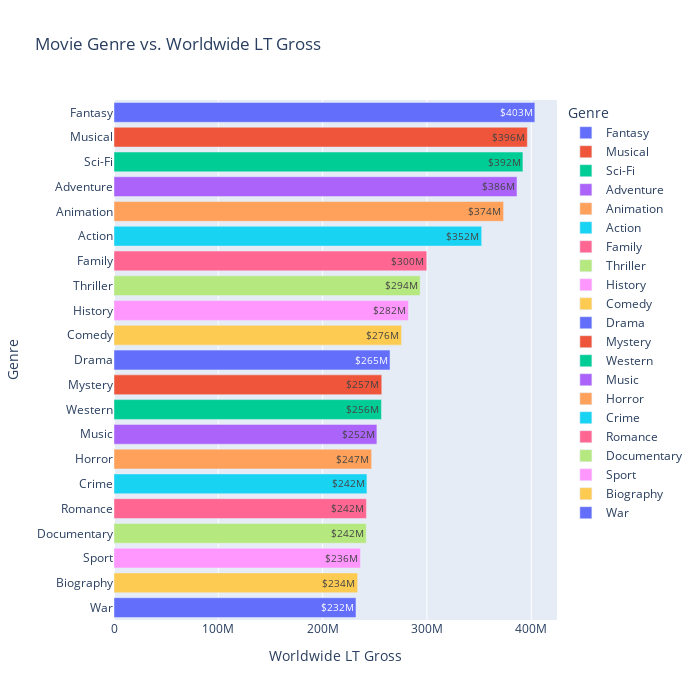

The notebook cell this image was saved under:
### Code cell
# plotting bar graph with reference to genre
fig = px.bar(gen_df,width=700,height=700,x='Worldwide LT Gross',y=gen_df.index,title='Movie Genre vs. Worldwide LT Gross',text='Label',color=gen_df.index)
fig.show()

### Figure 1 — Plotly figure (JSON) as saved in the notebook; plotly's stock layout.template omitted (floating-point values rounded to 4 significant figures)
{"data": [{"alignmentgroup": "True", "hovertemplate": "Genre=%{y}<br>Worldwide LT Gross=%{x}<br>Label=%{text}<extra></extra>", "legendgroup": "Fantasy", "marker": {"color": "#636efa", "pattern": {"shape": ""}}, "name": "Fantasy", "offsetgroup": "Fantasy", "orientation": "h", "showlegend": true, "text": ["$403M"], "textposition": "auto", "type": "bar", "x": [403449830], "xaxis": "x", "y": ["Fantasy"], "yaxis": "y"}, {"alignmentgroup": "True", "hovertemplate": "Genre=%{y}<br>Worldwide LT Gross=%{x}<br>Label=%{text}<extra></extra>", "legendgroup": "Musical", "marker": {"color": "#EF553B", "pattern": {"shape": ""}}, "name": "Musical", "offsetgroup": "Musical", "orientation": "h", "showlegend": true, "text": ["$396M"], "textposition": "auto", "type": "bar", "x": [396271103], "xaxis": "x", "y": ["Musical"], "yaxis": "y"}, {"alignmentgroup": "True", "hovertemplate": "Genre=%{y}<br>Worldwide LT Gross=%{x}<br>Label=%{text}<extra></extra>", "legendgroup": "Sci-Fi", "marker": {"color": "#00cc96", "pattern": {"shape": ""}}, "name": "Sci-Fi", "offsetgroup": "Sci-Fi", "orientation": "h", "showlegend": true, "text": ["$392M"], "textposition": "auto", "type": "bar", "x": [392000000.0], "xaxis": "x", "y": ["Sci-Fi"], "yaxis": "y"}, {"alignmentgroup": "True", "hovertemplate": "Genre=%{y}<br>Worldwide LT Gross=%{x}<br>Label=%{text}<extra></extra>", "legendgroup": "Adventure", "marker": {"color": "#ab63fa", "pattern": {"shape": ""}}, "name": "Adventure", "offsetgroup": "Adventure", "orientation": "h", "showlegend": true, "text": ["$386M"], "textposition": "auto", "type": "bar", "x": [386300000.0], "xaxis": "x", "y": ["Adventure"], "yaxis": "y"}, {"alignmentgroup": "True", "hovertemplate": "Genre=%{y}<br>Worldwide LT Gross=%{x}<br>Label=%{text}<extra></extra>", "legendgroup": "Animation", "marker": {"color": "#FFA15A", "pattern": {"shape": ""}}, "name": "Animation", "offsetgroup": "Animation", "orientation": "h", "showlegend": true, "text": ["$374M"], "textposition": "auto", "type": "bar", "x": [373515621], "xaxis": "x", "y": ["Animation"], "yaxis": "y"}, {"alignmentgroup": "True", "hovertemplate": "Genre=%{y}<br>Worldwide LT Gross=%{x}<br>Label=%{text}<extra></extra>", "legendgroup": "Action", "marker": {"color": "#19d3f3", "pattern": {"shape": ""}}, "name": "Action", "offsetgroup": "Action", "orientation": "h", "showlegend": true, "text": ["$352M"], "textposition": "auto", "type": "bar", "x": [352500000.0], "xaxis": "x", "y": ["Action"], "yaxis": "y"}, {"alignmentgroup": "True", "hovertemplate": "Genre=%{y}<br>Worldwide LT Gross=%{x}<br>Label=%{text}<extra></extra>", "legendgroup": "Family", "marker": {"color": "#FF6692", "pattern": {"shape": ""}}, "name": "Family", "offsetgroup": "Family", "orientation": "h", "showlegend": true, "text": ["$300M"], "textposition": "auto", "type": "bar", "x": [299820798], "xaxis": "x", "y": ["Family"], "yaxis": "y"}, {"alignmentgroup": "True", "hovertemplate": "Genre=%{y}<br>Worldwide LT Gross=%{x}<br>Label=%{text}<extra></extra>", "legendgroup": "Thriller", "marker": {"color": "#B6E880", "pattern": {"shape": ""}}, "name": "Thriller", "offsetgroup": "Thriller", "orientation": "h", "showlegend": true, "text": ["$294M"], "textposition": "auto", "type": "bar", "x": [293503354], "xaxis": "x", "y": ["Thriller"], "yaxis": "y"}, {"alignmentgroup": "True", "hovertemplate": "Genre=%{y}<br>Worldwide LT Gross=%{x}<br>Label=%{text}<extra></extra>", "legendgroup": "History", "marker": {"color": "#FF97FF", "pattern": {"shape": ""}}, "name": "History", "offsetgroup": "History", "orientation": "h", "showlegend": true, "text": ["$282M"], "textposition": "auto", "type": "bar", "x": [282305622], "xaxis": "x", "y": ["History"], "yaxis": "y"}, {"alignmentgroup": "True", "hovertemplate": "Genre=%{y}<br>Worldwide LT Gross=%{x}<br>Label=%{text}<extra></extra>", "legendgroup": "Comedy", "marker": {"color": "#FECB52", "pattern": {"shape": ""}}, "name": "Comedy", "offsetgroup": "Comedy", "orientation": "h", "showlegend": true, "text": ["$276M"], "textposition": "auto", "type": "bar", "x": [275688326], "xaxis": "x", "y": ["Comedy"], "yaxis": "y"}, {"alignmentgroup": "True", "hovertemplate": "Genre=%{y}<br>Worldwide LT Gross=%{x}<br>Label=%{text}<extra></extra>", "legendgroup": "Drama", "marker": {"color": "#636efa", "pattern": {"shape": ""}}, "name": "Drama", "offsetgroup": "Drama", "orientation": "h", "showlegend": true, "text": ["$265M"], "textposition": "auto", "type": "bar", "x": [264600000.0], "xaxis": "x", "y": ["Drama"], "yaxis": "y"}, {"alignmentgroup": "True", "hovertemplate": "Genre=%{y}<br>Worldwide LT Gross=%{x}<br>Label=%{text}<extra></extra>", "legendgroup": "Mystery", "marker": {"color": "#EF553B", "pattern": {"shape": ""}}, "name": "Mystery", "offsetgroup": "Mystery", "orientation": "h", "showlegend": true, "text": ["$257M"], "textposition": "auto", "type": "bar", "x": [256697520], "xaxis": "x", "y": ["Mystery"], "yaxis": "y"}, {"alignmentgroup": "True", "hovertemplate": "Genre=%{y}<br>Worldwide LT Gross=%{x}<br>Label=%{text}<extra></extra>", "legendgroup": "Western", "marker": {"color": "#00cc96", "pattern": {"shape": ""}}, "name": "Western", "offsetgroup": "Western", "orientation": "h", "showlegend": true, "text": ["$256M"], "textposition": "auto", "type": "bar", "x": [256389521], "xaxis": "x", "y": ["Western"], "yaxis": "y"}, {"alignmentgroup": "True", "hovertemplate": "Genre=%{y}<br>Worldwide LT Gross=%{x}<br>Label=%{text}<extra></extra>", "legendgroup": "Music", "marker": {"color": "#ab63fa", "pattern": {"shape": ""}}, "name": "Music", "offsetgroup": "Music", "orientation": "h", "showlegend": true, "text": ["$252M"], "textposition": "auto", "type": "bar", "x": [252029333], "xaxis": "x", "y": ["Music"], "yaxis": "y"}, {"alignmentgroup": "True", "hovertemplate": "Genre=%{y}<br>Worldwide LT Gross=%{x}<br>Label=%{text}<extra></extra>", "legendgroup": "Horror", "marker": {"color": "#FFA15A", "pattern": {"shape": ""}}, "name": "Horror", "offsetgroup": "Horror", "orientation": "h", "showlegend": true, "text": ["$247M"], "textposition": "auto", "type": "bar", "x": [246999039], "xaxis": "x", "y": ["Horror"], "yaxis": "y"}, {"alignmentgroup": "True", "hovertemplate": "Genre=%{y}<br>Worldwide LT Gross=%{x}<br>Label=%{text}<extra></extra>", "legendgroup": "Crime", "marker": {"color": "#19d3f3", "pattern": {"shape": ""}}, "name": "Crime", "offsetgroup": "Crime", "orientation": "h", "showlegend": true, "text": ["$242M"], "textposition": "auto", "type": "bar", "x": [242500000.0], "xaxis": "x", "y": ["Crime"], "yaxis": "y"}, {"alignmentgroup": "True", "hovertemplate": "Genre=%{y}<br>Worldwide LT Gross=%{x}<br>Label=%{text}<extra></extra>", "legendgroup": "Romance", "marker": {"color": "#FF6692", "pattern": {"shape": ""}}, "name": "Romance", "offsetgroup": "Romance", "orientation": "h", "showlegend": true, "text": ["$242M"], "textposition": "auto", "type": "bar", "x": [241994073], "xaxis": "x", "y": ["Romance"], "yaxis": "y"}, {"alignmentgroup": "True", "hovertemplate": "Genre=%{y}<br>Worldwide LT Gross=%{x}<br>Label=%{text}<extra></extra>", "legendgroup": "Documentary", "marker": {"color": "#B6E880", "pattern": {"shape": ""}}, "name": "Documentary", "offsetgroup": "Documentary", "orientation": "h", "showlegend": true, "text": ["$242M"], "textposition": "auto", "type": "bar", "x": [241815235], "xaxis": "x", "y": ["Documentary"], "yaxis": "y"}, {"alignmentgroup": "True", "hovertemplate": "Genre=%{y}<br>Worldwide LT Gross=%{x}<br>Label=%{text}<extra></extra>", "legendgroup": "Sport", "marker": {"color": "#FF97FF", "pattern": {"shape": ""}}, "name": "Sport", "offsetgroup": "Sport", "orientation": "h", "showlegend": true, "text": ["$236M"], "textposition": "auto", "type": "bar", "x": [236313379], "xaxis": "x", "y": ["Sport"], "yaxis": "y"}, {"alignmentgroup": "True", "hovertemplate": "Genre=%{y}<br>Worldwide LT Gross=%{x}<br>Label=%{text}<extra></extra>", "legendgroup": "Biography", "marker": {"color": "#FECB52", "pattern": {"shape": ""}}, "name": "Biography", "offsetgroup": "Biography", "orientation": "h", "showlegend": true, "text": ["$234M"], "textposition": "auto", "type": "bar", "x": [233555708], "xaxis": "x", "y": ["Biography"], "yaxis": "y"}, {"alignmentgroup": "True", "hovertemplate": "Genre=%{y}<br>Worldwide LT Gross=%{x}<br>Label=%{text}<extra></extra>", "legendgroup": "War", "marker": {"color": "#636efa", "pattern": {"shape": ""}}, "name": "War", "offsetgroup": "War", "orientation": "h", "showlegend": true, "text": ["$232M"], "textposition": "auto", "type": "bar", "x": [231976425], "xaxis": "x", "y": ["War"], "yaxis": "y"}], "layout": {"barmode": "relative", "height": 700, "legend": {"title": {"text": "Genre"}, "tracegroupgap": 0}, "title": {"text": "Movie Genre vs. Worldwide LT Gross"}, "width": 700, "xaxis": {"anchor": "y", "domain": [0, 1], "title": {"text": "Worldwide LT Gross"}}, "yaxis": {"anchor": "x", "categoryarray": ["War", "Biography", "Sport", "Documentary", "Romance", "Crime", "Horror", "Music", "Western", "Mystery", "Drama", "Comedy", "History", "Thriller", "Family", "Action", "Animation", "Adventure", "Sci-Fi", "Musical", "Fantasy"], "categoryorder": "array", "domain": [0, 1], "title": {"text": "Genre"}}}}
